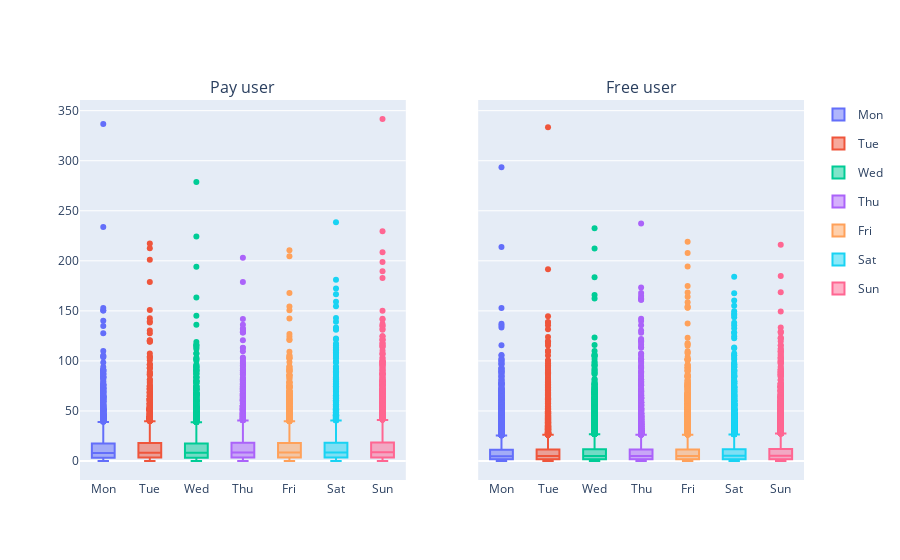

Notebook cell for this chart:
### Code cell
fig = make_subplots(
    rows=1, cols=2,
    subplot_titles=['Pay user', 'Free user'], shared_yaxes=True
    )

df_show = [pay_user, free_user]
for i, df_ in enumerate(df_show):
    for j, day in enumerate(day_of_week):
        fig.add_trace(
            go.Box(
            y=df_[df_['Event_dayofweek'] ==day]['UsageTime'], 
            name=day,
            marker_color= chart_color[j if j < len(chart_color) else (j - round(j/len(chart_color)) * len(chart_color))],
            legendgroup=day,
            showlegend=False if i >0 else True),
            row=1, col=i + 1
        )
fig.show()

### Figure 1 — Plotly figure (JSON) as saved in the notebook; plotly's stock layout.template omitted (floating-point values rounded to 4 significant figures; data arrays with more than 128 entries replaced by an {"elided": "..."} marker saying what was removed)
{"data": [{"legendgroup": "Mon", "marker": {"color": "#636EFA"}, "name": "Mon", "showlegend": true, "type": "box", "xaxis": "x", "y": {"elided": "3937 float values"}, "yaxis": "y"}, {"legendgroup": "Tue", "marker": {"color": "#EF553B"}, "name": "Tue", "showlegend": true, "type": "box", "xaxis": "x", "y": {"elided": "3938 float values"}, "yaxis": "y"}, {"legendgroup": "Wed", "marker": {"color": "#00CC96"}, "name": "Wed", "showlegend": true, "type": "box", "xaxis": "x", "y": {"elided": "3892 float values"}, "yaxis": "y"}, {"legendgroup": "Thu", "marker": {"color": "#AB63FA"}, "name": "Thu", "showlegend": true, "type": "box", "xaxis": "x", "y": {"elided": "3868 float values"}, "yaxis": "y"}, {"legendgroup": "Fri", "marker": {"color": "#FFA15A"}, "name": "Fri", "showlegend": true, "type": "box", "xaxis": "x", "y": {"elided": "3883 float values"}, "yaxis": "y"}, {"legendgroup": "Sat", "marker": {"color": "#19D3F3"}, "name": "Sat", "showlegend": true, "type": "box", "xaxis": "x", "y": {"elided": "4303 float values"}, "yaxis": "y"}, {"legendgroup": "Sun", "marker": {"color": "#FF6692"}, "name": "Sun", "showlegend": true, "type": "box", "xaxis": "x", "y": {"elided": "4721 float values"}, "yaxis": "y"}, {"legendgroup": "Mon", "marker": {"color": "#636EFA"}, "name": "Mon", "showlegend": false, "type": "box", "xaxis": "x2", "y": {"elided": "9398 float values"}, "yaxis": "y2"}, {"legendgroup": "Tue", "marker": {"color": "#EF553B"}, "name": "Tue", "showlegend": false, "type": "box", "xaxis": "x2", "y": {"elided": "9582 float values"}, "yaxis": "y2"}, {"legendgroup": "Wed", "marker": {"color": "#00CC96"}, "name": "Wed", "showlegend": false, "type": "box", "xaxis": "x2", "y": {"elided": "9527 float values"}, "yaxis": "y2"}, {"legendgroup": "Thu", "marker": {"color": "#AB63FA"}, "name": "Thu", "showlegend": false, "type": "box", "xaxis": "x2", "y": {"elided": "9771 float values"}, "yaxis": "y2"}, {"legendgroup": "Fri", "marker": {"color": "#FFA15A"}, "name": "Fri", "showlegend": false, "type": "box", "xaxis": "x2", "y": {"elided": "10053 float values"}, "yaxis": "y2"}, {"legendgroup": "Sat", "marker": {"color": "#19D3F3"}, "name": "Sat", "showlegend": false, "type": "box", "xaxis": "x2", "y": {"elided": "11312 float values"}, "yaxis": "y2"}, {"legendgroup": "Sun", "marker": {"color": "#FF6692"}, "name": "Sun", "showlegend": false, "type": "box", "xaxis": "x2", "y": {"elided": "11815 float values"}, "yaxis": "y2"}], "layout": {"annotations": [{"font": {"size": 16}, "showarrow": false, "text": "Pay user", "x": 0.225, "xanchor": "center", "xref": "paper", "y": 1, "yanchor": "bottom", "yref": "paper"}, {"font": {"size": 16}, "showarrow": false, "text": "Free user", "x": 0.775, "xanchor": "center", "xref": "paper", "y": 1, "yanchor": "bottom", "yref": "paper"}], "xaxis": {"anchor": "y", "domain": [0, 0.45]}, "xaxis2": {"anchor": "y2", "domain": [0.55, 1]}, "yaxis": {"anchor": "x", "domain": [0, 1]}, "yaxis2": {"anchor": "x2", "domain": [0, 1], "matches": "y", "showticklabels": false}}}
